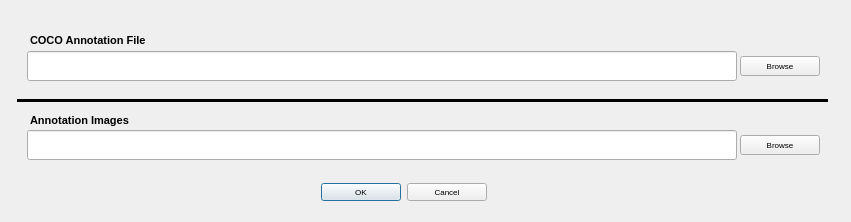
<?xml version="1.0" encoding="UTF-8"?>
<ui version="4.0">
 <class>Dialog</class>
 <widget class="QDialog" name="Dialog">
  <property name="geometry">
   <rect>
    <x>0</x>
    <y>0</y>
    <width>851</width>
    <height>222</height>
   </rect>
  </property>
  <property name="font">
   <font>
    <family>Arial</family>
    <pointsize>6</pointsize>
   </font>
  </property>
  <property name="windowTitle">
   <string>Image Utilities</string>
  </property>
  <widget class="QLineEdit" name="lineEdit_COCOAnnotationFile">
   <property name="geometry">
    <rect>
     <x>27</x>
     <y>51</y>
     <width>710</width>
     <height>30</height>
    </rect>
   </property>
   <property name="font">
    <font>
     <family>Arial</family>
     <pointsize>10</pointsize>
     <weight>50</weight>
     <bold>false</bold>
     <underline>false</underline>
    </font>
   </property>
  </widget>
  <widget class="QPushButton" name="pushButton_BrowseAnnotationImages">
   <property name="geometry">
    <rect>
     <x>740</x>
     <y>135</y>
     <width>80</width>
     <height>20</height>
    </rect>
   </property>
   <property name="text">
    <string>Browse</string>
   </property>
  </widget>
  <widget class="QLineEdit" name="lineEdit_AnnotationImagesFolder">
   <property name="geometry">
    <rect>
     <x>27</x>
     <y>130</y>
     <width>710</width>
     <height>30</height>
    </rect>
   </property>
   <property name="font">
    <font>
     <family>Arial</family>
     <pointsize>10</pointsize>
     <weight>50</weight>
     <bold>false</bold>
     <underline>false</underline>
    </font>
   </property>
   <property name="toolTip">
    <string>This field is pre-populated and cannot be changed at this time.</string>
   </property>
  </widget>
  <widget class="QPushButton" name="pushButton_BrowseAnnotationFile">
   <property name="geometry">
    <rect>
     <x>740</x>
     <y>56</y>
     <width>80</width>
     <height>20</height>
    </rect>
   </property>
   <property name="font">
    <font>
     <family>Arial</family>
     <pointsize>6</pointsize>
     <weight>50</weight>
     <bold>false</bold>
    </font>
   </property>
   <property name="text">
    <string>Browse</string>
   </property>
  </widget>
  <widget class="Line" name="line">
   <property name="geometry">
    <rect>
     <x>17</x>
     <y>90</y>
     <width>811</width>
     <height>21</height>
    </rect>
   </property>
   <property name="minimumSize">
    <size>
     <width>0</width>
     <height>0</height>
    </size>
   </property>
   <property name="font">
    <font>
     <family>Arial</family>
     <pointsize>6</pointsize>
     <weight>75</weight>
     <bold>true</bold>
    </font>
   </property>
   <property name="frameShadow">
    <enum>QFrame::Plain</enum>
   </property>
   <property name="lineWidth">
    <number>3</number>
   </property>
   <property name="midLineWidth">
    <number>0</number>
   </property>
   <property name="orientation">
    <enum>Qt::Horizontal</enum>
   </property>
  </widget>
  <widget class="QLabel" name="label_10">
   <property name="geometry">
    <rect>
     <x>30</x>
     <y>30</y>
     <width>180</width>
     <height>20</height>
    </rect>
   </property>
   <property name="font">
    <font>
     <family>Arial</family>
     <pointsize>8</pointsize>
     <weight>75</weight>
     <bold>true</bold>
    </font>
   </property>
   <property name="text">
    <string>COCO Annotation File</string>
   </property>
  </widget>
  <widget class="QLabel" name="label_8">
   <property name="geometry">
    <rect>
     <x>30</x>
     <y>110</y>
     <width>180</width>
     <height>20</height>
    </rect>
   </property>
   <property name="font">
    <font>
     <family>Arial</family>
     <pointsize>8</pointsize>
     <weight>75</weight>
     <bold>true</bold>
    </font>
   </property>
   <property name="text">
    <string>Annotation Images</string>
   </property>
  </widget>
  <widget class="QDialogButtonBox" name="buttonBox_ok_cancel">
   <property name="geometry">
    <rect>
     <x>320</x>
     <y>180</y>
     <width>167</width>
     <height>25</height>
    </rect>
   </property>
   <property name="standardButtons">
    <set>QDialogButtonBox::Cancel|QDialogButtonBox::Ok</set>
   </property>
  </widget>
 </widget>
 <resources/>
 <connections/>
</ui>
